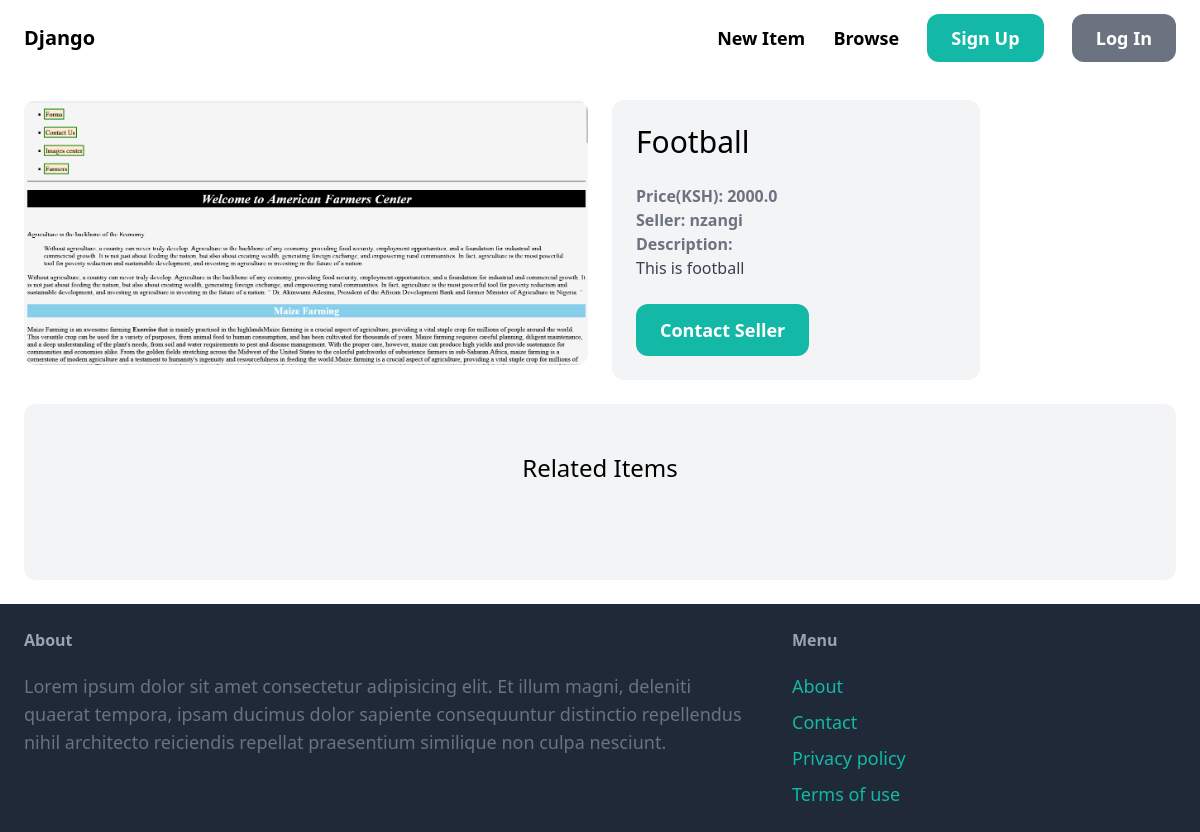
The app's page /items/1/, older data.
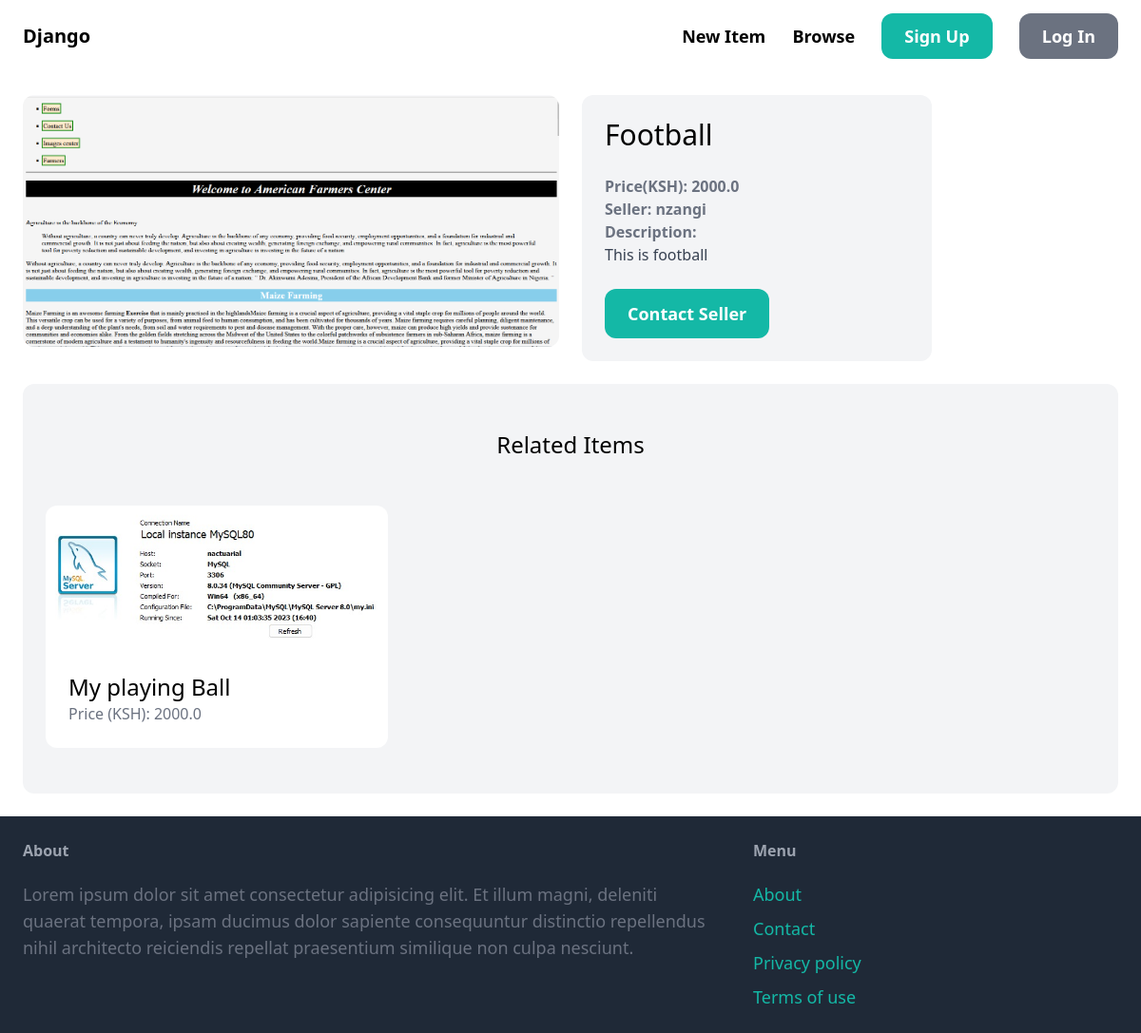
The same page, newer data.
### item/models.py (models this page shows)
class Item(models.Model):
    category = models.ForeignKey(Category,related_name='items',on_delete=models.CASCADE)
    name = models.CharField(max_length=255)
    description = models.TextField(blank=True,null=True)
    price = models.FloatField()
    image = models.ImageField(upload_to='item_images',blank=True,null=True)
    is_sold = models.BooleanField(default=False)
    created_by = models.ForeignKey(User,related_name='items',on_delete=models.CASCADE)
    created_at = models.DateTimeField(auto_now_add=True)

### item/views.py (the view)
# urls.py: path('<int:pk>/', views.detail, name='detail')
def detail(request, pk):
    item = get_object_or_404(Item, pk=pk)
    related_items = Item.objects.filter(category=item.category,is_sold=False).exclude(pk=pk)[0:3]
    return render(request, "item/detail.html", {
        'item': item,
        'related_items': related_items,
    })

### item/templates/item/detail.html (shortened to what this page needs)
{% extends 'core/base.html'%}
{% block content %}
    <div class="grid grid-cols-6 gap-6">
        <div class="col-span-3">
            <img  src ="{{ item.image.url }}" class="rounded-xl" alt="image">
        </div>
        <div class="col-span-2 p-6 bg-gray-100 rounded-xl">
            <h2 class="mb-6 text-3xl ">{{ item.name }}</h2>
            <p class="text-gray-500 "><strong>Price(KSH): {{ item.price }}</strong></p>
            <p class="text-gray-500 "><strong>Seller: {{ item.created_by }}</strong></p>
            {% if item.description %}
                <p class="text-gray-700"><strong class="text-gray-500">Description:<br></strong>{{ item.description }}</p>
            {% endif %}
            <a href="#" class="inline-block mt-6 px-6 py-3 text-lg font-semibold bg-teal-500 text-white rounded-xl hover:bg-teal-700">Contact Seller</a>
        </div>
    </div>
    <div class="mt-6 px-6 py-12 bg-gray-100 rounded-xl">
        <h2 class="mb-12 text-2xl text-center">Related Items</h2>
        <div class="grid grid-cols-3 gap-3">
            {% for item in related_items %}
                <div>
                    <a href="{% url 'item:detail' item.id %}">
                        <div><img src="{{item.image.url }}" class="rounded-t-xl"></div>
                        <div class="p-6 bg-white rounded-b-xl">
                            <h2 class="text-2xl">{{ item.name }}</h2>
                            <p class="text-gray-500">Price (KSH): {{ item.price }}</p>
                        </div>
                    </a>
                </div>
            {% endfor %}
        </div>
    </div>
{% endblock %}

Row changes from the older to the newer data that the page shows:
added Item: image (picture), name "My playing Ball", price "2000.0"
